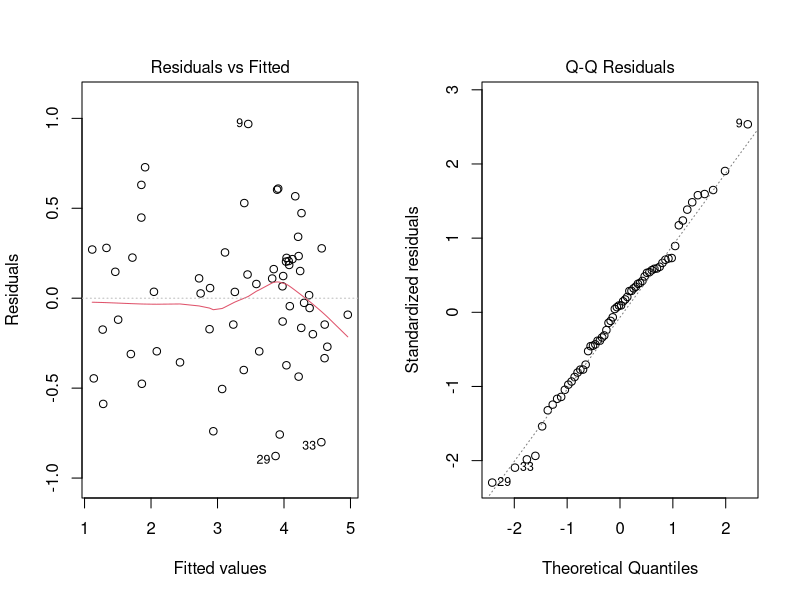
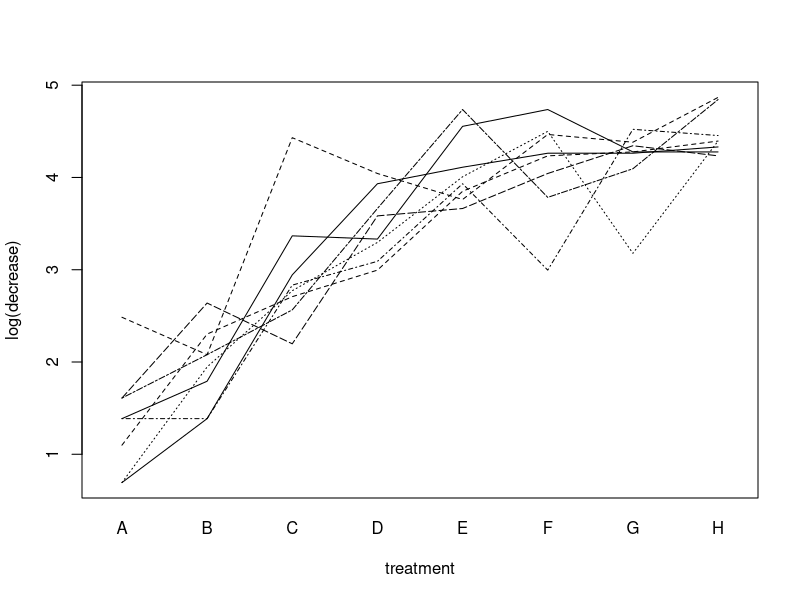

Here is the R script that generated these plots, in order:
## ---- chunk 1
set.seed(26)
sample(rep(c("A", "B", "C"), each = 4))            # completely randomised: 12 plots, 3 treatments
t(replicate(4, sample(c("A", "B", "C"))))          # randomised block: permute within each block (row)
## ---- chunk 2
sl <- sleep
sl$ID <- factor(sl$ID); sl$group <- factor(sl$group)
crd <- aov(extra ~ group, data = sl);       summary(crd)   # F = 3.46, p = 0.079
rbd <- aov(extra ~ group + ID, data = sl);  summary(rbd)   # F = 16.50, p = 0.003; blocks F = 8.53
qf(0.95, c(1, 1), c(18, 9))                                # 4.41 and 5.12
## ---- chunk 3
a <- sl$extra[sl$group == 1]; b <- sl$extra[sl$group == 2]
tp <- t.test(b, a, paired = TRUE); tp$statistic; tp$statistic^2   # 4.062, 16.50
qt(0.975, 9)^2                                                   # 5.12
## ---- chunk 4
RE <- function(fit_rbd, t, b) {
  m <- summary(fit_rbd)[[1]]
  MSB <- m[2, 3]; MSE <- m[3, 3]
  est <- ((b - 1) * MSB + b * (t - 1) * MSE) / (b * t - 1)
  c(MSE_CRD_est = est, MSE_RBD = MSE, RE = est / MSE)
}
RE(rbd, t = 2, b = 10)                   # 3.45, 0.756, RE = 4.57
## ---- chunk 5
SSTr <- 120; SSB <- 300; SSE <- 80; t <- 3; b <- 6
F <- (SSTr / (t - 1)) / (SSE / ((t - 1) * (b - 1))); F          # 7.5
qf(0.95, 2, 10); pf(F, 2, 10, lower.tail = FALSE)               # 4.10, 0.010
SSE_crd <- SSB + SSE; MSE_crd <- SSE_crd / 15; MSE_crd          # 380 on 15 df, 25.3
Fc <- (SSTr / 2) / MSE_crd; Fc; qf(0.95, 2, 15); pf(Fc, 2, 15, lower.tail = FALSE)   # 2.37, 3.68, 0.128
((b - 1) * (SSB / (b - 1)) + b * (t - 1) * (SSE / 10)) / (b * t - 1) / (SSE / 10)    # RE = 2.91
# exit ticket: t = 4, b = 5, SSTr = 90, SSB = 60, SSE = 72
F4 <- (90 / 3) / (72 / 12); F4; qf(0.95, 3, 12); pf(F4, 3, 12, lower.tail = FALSE)    # 5.0, 3.49, 0.018
## ---- chunk 6
os <- OrchardSprays
os$y <- log(os$decrease); os$r <- factor(os$rowpos)
rbd2 <- aov(y ~ treatment + r, data = os); summary(rbd2)     # spray F = 54.5, row F = 2.39 (p = 0.035)
crd2 <- aov(y ~ treatment, data = os);     summary(crd2)     # F = 46.4
RE(rbd2, t = 8, b = 8)                                       # RE = 1.16
## ---- chunk 7
fa <- aov(y ~ r + treatment, data = os)
par(mfrow = c(1, 2)); plot(fa, which = 1:2); par(mfrow = c(1, 1))
shapiro.test(resid(fa))
# profile plot: one line per block
interaction.plot(os$treatment, os$r, os$y, legend = FALSE, xlab = "treatment", ylab = "log(decrease)")
tk <- TukeyHSD(fa, "treatment")
sum(tk$treatment[, "p adj"] < 0.05)                              # 17 of 28
q <- qtukey(0.95, 8, 49); q                                      # 4.48
MSE <- summary(fa)[[1]]["Residuals", 3]; q * sqrt(MSE / 8)       # HSD = 0.69
exp(q * sqrt(MSE / 8))                                           # about a factor 2
# raw scale: spread differs a lot by treatment
round(tapply(os$decrease, os$treatment, sd), 1)
